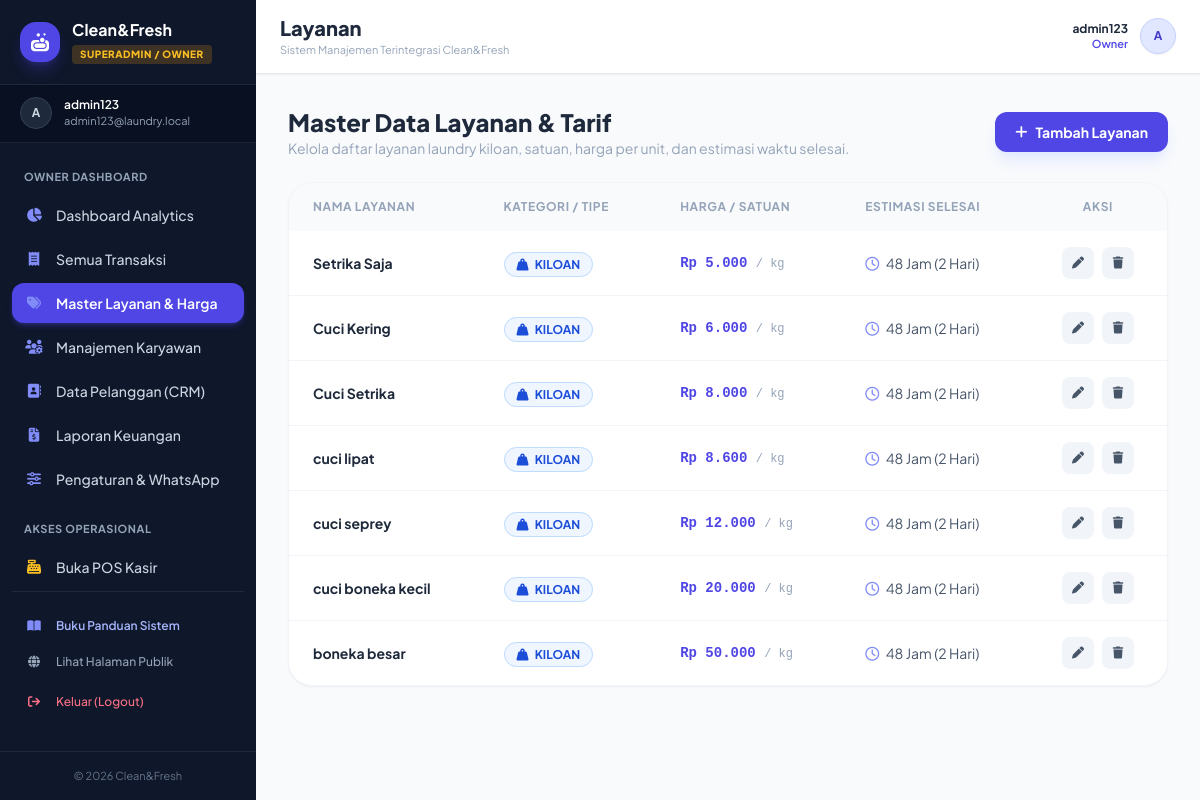
The page /superadmin/layanan.php (signed in) on the database its author committed.
### tables this page shows
CREATE TABLE `settings` (
  `id` int(11) NOT NULL,
  `nama_laundry` varchar(150) NOT NULL DEFAULT 'Clean&Fresh Laundry',
  `alamat` text DEFAULT NULL,
  `whatsapp` varchar(30) DEFAULT NULL,
  `logo` varchar(255) DEFAULT NULL,
  `wa_gateway_provider` varchar(50) DEFAULT 'manual',
  `wa_api_key` varchar(255) DEFAULT NULL,
  `wa_domain` varchar(255) DEFAULT 'https://api.fonnte.com',
  `wa_template_order` text DEFAULT NULL,
  `wa_template_ready` text DEFAULT NULL,
  `receipt_footer` text DEFAULT NULL,
  `schema_version` int(11) DEFAULT 1,
  `updated_at` datetime DEFAULT current_timestamp() ON UPDATE current_timestamp(),
  PRIMARY KEY (`id`)
);

CREATE TABLE `services` (
  `id` int(11) NOT NULL AUTO_INCREMENT,
  `service_name` varchar(150) NOT NULL,
  `service_type` enum('kiloan','satuan') NOT NULL DEFAULT 'kiloan',
  `price` decimal(12,2) NOT NULL,
  `unit` varchar(20) NOT NULL DEFAULT 'kg',
  `duration_hours` int(11) NOT NULL DEFAULT 48,
  `created_at` datetime DEFAULT current_timestamp(),
  PRIMARY KEY (`id`)
);

### config/database.php (called while the page is built, shortened)
<?php
if (!function_exists('get_settings')) {
    function get_settings($conn) {
        $q = mysqli_query($conn, "SELECT * FROM settings WHERE id=1");
        if ($q && mysqli_num_rows($q) > 0) {
            return mysqli_fetch_assoc($q);
        }
        return [
            'nama_laundry' => 'Clean&Fresh Laundry',
            'alamat' => 'Jl. Laundry No. 123',
            'whatsapp' => '628123456789',
            'wa_gateway_provider' => 'manual',
            'wa_template_order' => 'Halo {nama}, pesanan {no_nota} sedang diproses. Cek status di {link_tracking}',
            'wa_template_ready' => 'Halo {nama}, cucian Anda dengan no nota {no_nota} sudah selesai dan siap diambil!'
        ];
    }
}
?>

### superadmin/layanan.php (the view, shortened to what this page needs)
<?php
require_once '../includes/auth_check.php';
require_once '../layout/header.php';
$services = mysqli_query($conn, "SELECT * FROM services ORDER BY service_type ASC, price ASC");
?>
<div class="mb-6 flex flex-col sm:flex-row justify-between items-start sm:items-center gap-4">
    <div>
        <h1 class="text-2xl font-black text-slate-800">Master Data Layanan & Tarif</h1>
        <p class="text-slate-400 text-sm">Kelola daftar layanan laundry kiloan, satuan, harga per unit, dan estimasi waktu selesai.</p>
    </div>
    <button onclick="document.getElementById('modalTambah').classList.remove('hidden')"
            class="px-5 py-2.5 bg-indigo-600 hover:bg-indigo-700 text-white rounded-xl text-sm font-bold shadow-lg shadow-indigo-100 transition flex items-center gap-2">
        <i class="fas fa-plus"></i> Tambah Layanan
    </button>
</div>
<div class="bg-white rounded-3xl shadow-sm border border-slate-100 overflow-hidden">
    <div class="overflow-x-auto custom-scrollbar">
        <table class="w-full text-left text-sm">
            <thead class="bg-slate-50 text-slate-400 text-xs uppercase font-bold tracking-wider">
                <tr>
                    <th class="px-6 py-4">Nama Layanan</th>
                    <th class="px-6 py-4">Kategori / Tipe</th>
                    <th class="px-6 py-4">Harga / Satuan</th>
                    <th class="px-6 py-4">Estimasi Selesai</th>
                    <th class="px-6 py-4 text-center">Aksi</th>
                </tr>
            </thead>
            <tbody class="divide-y divide-slate-100">
                <?php while ($s = mysqli_fetch_assoc($services)): ?>
                <tr class="hover:bg-slate-50/70 transition">
                    <td class="px-6 py-4 font-bold text-slate-800">
                        <?= htmlspecialchars($s['service_name']); ?>
                    </td>
                    <td class="px-6 py-4">
                        <?php if ($s['service_type'] === 'kiloan'): ?>
                            <span class="px-3 py-1 rounded-full text-xs font-bold uppercase bg-blue-50 text-blue-700 border border-blue-200">
                                <i class="fas fa-weight-hanging mr-1"></i> Kiloan
                            </span>
                        <?php else: ?>
                            <span class="px-3 py-1 rounded-full text-xs font-bold uppercase bg-amber-50 text-amber-700 border border-amber-200">
                                <i class="fas fa-shirt mr-1"></i> Satuan
                            </span>
                        <?php endif; ?>
                    </td>
                    <td class="px-6 py-4 font-extrabold text-indigo-600 font-mono">
                        Rp <?= number_format($s['price'], 0, ',', '.'); ?> <span class="text-xs text-slate-400 font-normal">/ <?= htmlspecialchars($s['unit']); ?></span>
                    </td>
                    <td class="px-6 py-4 text-slate-600">
                        <i class="far fa-clock text-indigo-400 mr-1"></i>
                        <?= (int)$s['duration_hours']; ?> Jam (<?= round($s['duration_hours'] / 24, 1); ?> Hari)
                    </td>
                    <td class="px-6 py-4 text-center">
                        <div class="flex items-center justify-center gap-2">
                            <button onclick='editService(<?= json_encode($s); ?>)' class="w-8 h-8 rounded-lg bg-slate-100 hover:bg-indigo-50 text-slate-600 hover:text-indigo-600 transition flex items-center justify-center text-xs">
                                <i class="fas fa-pen"></i>
                            </button>
                            <a href="?hapus=<?= $s['id']; ?>" onclick="return confirm('Apakah Anda yakin ingin menghapus layanan ini?')" class="w-8 h-8 rounded-lg bg-slate-100 hover:bg-rose-50 text-slate-600 hover:text-rose-600 transition flex items-center justify-center text-xs">
                                <i class="fas fa-trash"></i>
                            </a>
                        </div>
                    </td>
                </tr>
                <?php endwhile; ?>
            </tbody>
        </table>
    </div>
</div>
<?php require_once '../layout/footer.php'; ?>

### layout/header.php (shortened to what this page needs)
<?php
require_once __DIR__ . '/../config/database.php';
$sys_settings = get_settings($conn);
$user_role = $_SESSION['role'] ?? 'guest';
$user_name = $_SESSION['name'] ?? $_SESSION['username'] ?? 'User';
$current_page = basename($_SERVER['PHP_SELF']);
$current_dir = basename(dirname($_SERVER['PHP_SELF']));
?>
<!DOCTYPE html>
<html lang="id">
<head>
    <script src="https://cdn.tailwindcss.com"></script>
    <link rel="stylesheet" href="https://cdnjs.cloudflare.com/ajax/libs/font-awesome/6.4.0/css/all.min.css">
</head>
<body class="bg-slate-50 text-slate-800 antialiased min-h-screen flex flex-col md:flex-row" x-data="{ mobileMenu: false }">
    <aside id="sidebar"
           :class="mobileMenu ? 'translate-x-0 shadow-2xl' : '-translate-x-full md:translate-x-0'"
           class="fixed inset-y-0 left-0 z-50 w-72 md:w-64 bg-slate-900 text-slate-200 flex flex-col shrink-0 min-h-screen md:static transition-transform duration-300 ease-in-out no-print">
        <div class="p-5 border-b border-slate-800 flex items-center justify-between">
            <div class="flex items-center gap-3">
                <div class="w-10 h-10 rounded-2xl bg-indigo-600 flex items-center justify-center font-bold text-white shadow-lg shadow-indigo-600/30">
                    <i class="fas fa-soap text-lg"></i>
                </div>
                <div>
                    <h1 class="font-bold text-white text-base leading-tight truncate w-36"><?= htmlspecialchars($sys_settings['nama_laundry']); ?></h1>
                    <span class="inline-block px-2 py-0.5 rounded text-[10px] font-black tracking-wider uppercase mt-0.5
                        <?= $user_role === 'superadmin' ? 'bg-amber-500/20 text-amber-400' : 'bg-indigo-500/20 text-indigo-400'; ?>">
                        <?= $user_role === 'superadmin' ? 'Superadmin / Owner' : 'Admin / Kasir'; ?>
                    </span>
                </div>
            </div>
        </div>
        <div class="px-5 py-3 bg-slate-950/40 border-b border-slate-800/80 flex items-center gap-3">
            <div class="w-8 h-8 rounded-full bg-slate-800 flex items-center justify-center text-slate-300 font-bold text-xs uppercase border border-slate-700">
                <?= substr($user_name, 0, 1); ?>
            </div>
            <div class="overflow-hidden">
                <p class="text-xs font-semibold text-white truncate"><?= htmlspecialchars($user_name); ?></p>
                <p class="text-[11px] text-slate-400 truncate"><?= htmlspecialchars($_SESSION['email'] ?? ''); ?></p>
            </div>
        </div>
        <nav class="flex-1 px-3 py-4 space-y-1 overflow-y-auto text-sm font-medium">
            <?php if ($user_role === 'superadmin'): ?>
                <div class="text-[11px] font-bold uppercase text-slate-400 px-3 pt-2 pb-1 tracking-wider">Owner Dashboard</div>
                <a href="../superadmin/index.php" class="flex items-center gap-3 px-3 py-2.5 rounded-xl transition <?= ($current_page == 'index.php' && $current_dir == 'superadmin') ? 'bg-indigo-600 text-white font-semibold shadow-md shadow-indigo-600/30' : 'text-slate-300 hover:bg-slate-800 hover:text-white'; ?>">
                    <i class="fas fa-chart-pie w-5 text-center text-indigo-400"></i>
                    <span>Dashboard Analytics</span>
                </a>
                <a href="../superadmin/transaksi.php" class="flex items-center gap-3 px-3 py-2.5 rounded-xl transition <?= ($current_page == 'transaksi.php') ? 'bg-indigo-600 text-white font-semibold shadow-md shadow-indigo-600/30' : 'text-slate-300 hover:bg-slate-800 hover:text-white'; ?>">
                    <i class="fas fa-receipt w-5 text-center text-indigo-400"></i>
                    <span>Semua Transaksi</span>
                </a>
                <a href="../superadmin/layanan.php" class="flex items-center gap-3 px-3 py-2.5 rounded-xl transition <?= ($current_page == 'layanan.php') ? 'bg-indigo-600 text-white font-semibold shadow-md shadow-indigo-600/30' : 'text-slate-300 hover:bg-slate-800 hover:text-white'; ?>">
                    <i class="fas fa-tags w-5 text-center text-indigo-400"></i>
                    <span>Master Layanan & Harga</span>
                </a>
                <a href="../superadmin/karyawan.php" class="flex items-center gap-3 px-3 py-2.5 rounded-xl transition <?= ($current_page == 'karyawan.php') ? 'bg-indigo-600 text-white font-semibold shadow-md shadow-indigo-600/30' : 'text-slate-300 hover:bg-slate-800 hover:text-white'; ?>">
                    <i class="fas fa-users-cog w-5 text-center text-indigo-400"></i>
                    <span>Manajemen Karyawan</span>
                </a>
                <a href="../superadmin/pelanggan.php" class="flex items-center gap-3 px-3 py-2.5 rounded-xl transition <?= ($current_page == 'pelanggan.php') ? 'bg-indigo-600 text-white font-semibold shadow-md shadow-indigo-600/30' : 'text-slate-300 hover:bg-slate-800 hover:text-white'; ?>">
                    <i class="fas fa-address-book w-5 text-center text-indigo-400"></i>
                    <span>Data Pelanggan (CRM)</span>
                </a>
                <a href="../superadmin/laporan.php" class="flex items-center gap-3 px-3 py-2.5 rounded-xl transition <?= ($current_page == 'laporan.php') ? 'bg-indigo-600 text-white font-semibold shadow-md shadow-indigo-600/30' : 'text-slate-300 hover:bg-slate-800 hover:text-white'; ?>">
                    <i class="fas fa-file-invoice-dollar w-5 text-center text-indigo-400"></i>
                    <span>Laporan Keuangan</span>
                </a>
                <a href="../superadmin/pengaturan.php" class="flex items-center gap-3 px-3 py-2.5 rounded-xl transition <?= ($current_page == 'pengaturan.php') ? 'bg-indigo-600 text-white font-semibold shadow-md shadow-indigo-600/30' : 'text-slate-300 hover:bg-slate-800 hover:text-white'; ?>">
                    <i class="fas fa-sliders w-5 text-center text-indigo-400"></i>
                    <span>Pengaturan & WhatsApp</span>
                </a>
                <div class="text-[11px] font-bold uppercase text-slate-400 px-3 pt-4 pb-1 tracking-wider">Akses Operasional</div>
                <a href="../admin/pos.php" class="flex items-center gap-3 px-3 py-2.5 rounded-xl text-slate-300 hover:bg-slate-800 hover:text-white transition">
                    <i class="fas fa-cash-register w-5 text-center text-amber-400"></i>
                    <span>Buka POS Kasir</span>
                </a>
            <?php endif; ?>
            <div class="pt-4 border-t border-slate-800 mt-4">
                <a href="../panduan.php?role=<?= $user_role === 'superadmin' ? 'owner' : 'kasir'; ?>" class="flex items-center gap-3 px-3 py-2.5 rounded-xl text-indigo-300 hover:text-white hover:bg-slate-800 transition text-xs font-semibold">
                    <i class="fas fa-book-open w-5 text-center text-indigo-400"></i>
                    <span>Buku Panduan Sistem</span>
                </a>
                <a href="../index.php" class="flex items-center gap-3 px-3 py-2.5 rounded-xl text-slate-400 hover:text-white hover:bg-slate-800 transition text-xs">
                    <i class="fas fa-globe w-5 text-center"></i>
                    <span>Lihat Halaman Publik</span>
                </a>
                <a href="../auth/logout.php" onclick="return confirm('Apakah Anda yakin ingin keluar?')" class="flex items-center gap-3 px-3 py-2.5 rounded-xl text-rose-400 hover:bg-rose-500/10 hover:text-rose-300 transition mt-1 text-xs">
                    <i class="fas fa-arrow-right-from-bracket w-5 text-center"></i>
                    <span>Keluar (Logout)</span>
                </a>
            </div>
        </nav>
        <div class="p-4 border-t border-slate-800 text-center text-[11px] text-slate-500">
            &copy; <?= date('Y'); ?> <?= htmlspecialchars($sys_settings['nama_laundry']); ?>
        </div>
    </aside>
    <main class="flex-1 flex flex-col min-w-0 w-full overflow-y-auto">
        <header id="top-bar" class="bg-white border-b border-slate-200 px-4 sm:px-6 py-3.5 flex items-center justify-between no-print sticky top-0 z-30 shadow-sm">
            <div class="flex items-center gap-3">
                <div>
                    <h2 class="font-extrabold text-slate-800 text-base sm:text-xl capitalize leading-tight">
                        <?php
                        $title = str_replace(['.php', '_'], ['', ' '], $current_page);
                        echo htmlspecialchars(ucwords($title));
                        ?>
                    </h2>
                    <p class="text-[11px] text-slate-400 hidden sm:block">Sistem Manajemen Terintegrasi <?= htmlspecialchars($sys_settings['nama_laundry']); ?></p>
                </div>
            </div>
            <div class="flex items-center gap-3">
                <div class="text-right hidden sm:block">
                    <p class="text-xs font-bold text-slate-800 leading-tight"><?= htmlspecialchars($user_name); ?></p>
                    <p class="text-[11px] text-indigo-600 font-semibold capitalize"><?= $user_role === 'superadmin' ? 'Owner' : 'Kasir'; ?></p>
                </div>
                <div class="w-9 h-9 rounded-full bg-indigo-100 text-indigo-700 font-bold flex items-center justify-center text-xs uppercase border border-indigo-200 shadow-sm shrink-0">
                    <?= substr($user_name, 0, 1); ?>
                </div>
            </div>
        </header>
        <div class="p-3 sm:p-6 lg:p-8 flex-1 max-w-full overflow-x-hidden">

### layout/header.php (style rules this page uses)
body { font-family: 'Plus Jakarta Sans', sans-serif; }

### rows shown on the page
settings: nama_laundry "Clean&Fresh"
services: service_name "Setrika Saja", service_type "kiloan" (drawn), price "5.000", unit "kg", duration_hours "48", $s['duration_hours']/24 "2"
services: service_name "Cuci Kering", service_type "kiloan" (drawn), price "6.000", unit "kg", duration_hours "48", $s['duration_hours']/24 "2"
services: service_name "Cuci Setrika", service_type "kiloan" (drawn), price "8.000", unit "kg", duration_hours "48", $s['duration_hours']/24 "2"
services: service_name "cuci lipat", service_type "kiloan" (drawn), price "8.600", unit "kg", duration_hours "48", $s['duration_hours']/24 "2"
services: service_name "cuci seprey", service_type "kiloan" (drawn), price "12.000", unit "kg", duration_hours "48", $s['duration_hours']/24 "2"
services: service_name "cuci boneka kecil", service_type "kiloan" (drawn), price "20.000", unit "kg", duration_hours "48", $s['duration_hours']/24 "2"
services: service_name "boneka besar", service_type "kiloan" (drawn), price "50.000", unit "kg", duration_hours "48", $s['duration_hours']/24 "2"

### other values the page prints
substr($user_name, 0, 1) "A"
$user_name "admin123"
$_SESSION['email'] "admin123@laundry.local"
$title "Layanan"
